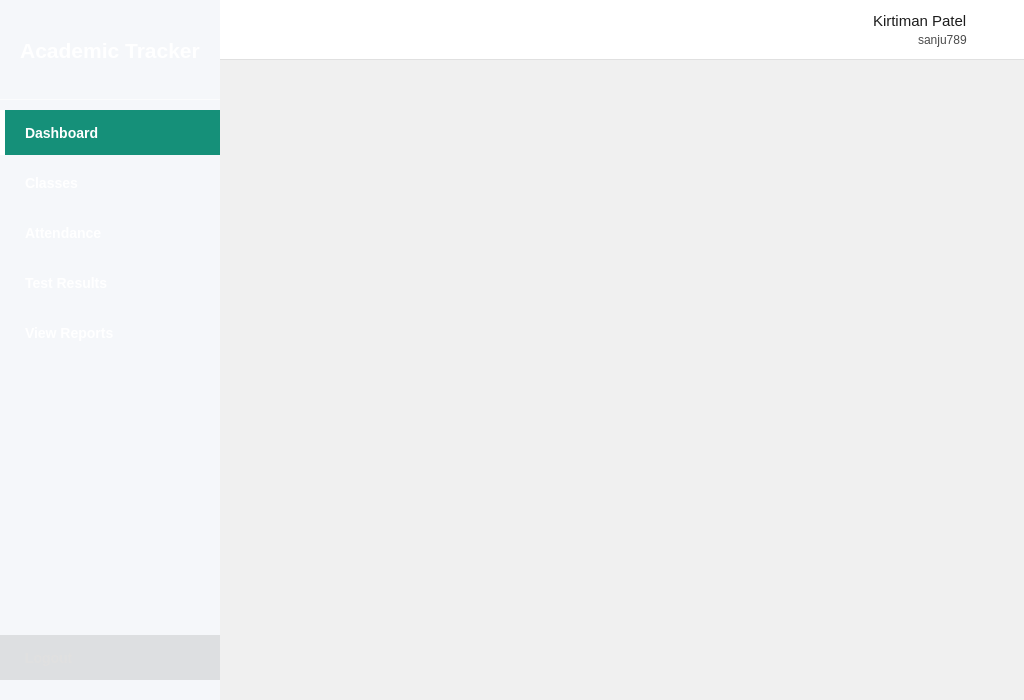
<?xml version="1.0" encoding="UTF-8"?>
<ui version="4.0">
 <class>HomeWindow</class>
 <widget class="QWidget" name="HomeWindow">
  <property name="geometry">
   <rect>
    <x>0</x>
    <y>0</y>
    <width>1024</width>
    <height>700</height>
   </rect>
  </property>
  <property name="windowTitle">
   <string>Dashboard</string>
  </property>
  <property name="styleSheet">
   <string notr="true">#HomeWindow {
   background-color: #f5f7fa;
}</string>
  </property>
  <layout class="QHBoxLayout" name="horizontalLayout">
   <property name="spacing">
    <number>0</number>
   </property>
   <property name="leftMargin">
    <number>0</number>
   </property>
   <property name="topMargin">
    <number>0</number>
   </property>
   <property name="rightMargin">
    <number>0</number>
   </property>
   <property name="bottomMargin">
    <number>0</number>
   </property>
   <item>
    <widget class="QFrame" name="sidebarFrame">
     <property name="sizePolicy">
      <sizepolicy hsizetype="Preferred" vsizetype="Preferred">
       <horstretch>0</horstretch>
       <verstretch>0</verstretch>
      </sizepolicy>
     </property>
     <property name="minimumSize">
      <size>
       <width>220</width>
       <height>0</height>
      </size>
     </property>
     <property name="maximumSize">
      <size>
       <width>220</width>
       <height>16777215</height>
      </size>
     </property>
     <property name="styleSheet">
      <string notr="true">#sidebarFrame {
    background: qlineargradient(
        x1:0, y1:0,
        x2:0, y2:1,
        stop:0 #50d5b7,
        stop:1 #067d68
    );
}

/* Base style for all sidebar buttons */
QPushButton {
    background-color: transparent;
    color: white;
    text-align: left;
    padding-left: 20px;
    border: none;
    font-size: 14px;
    font-weight: 500;
    height: 45px;
    border-left: 5px solid transparent;
	qproperty-cursor: PointingHandCursor;
}

QPushButton:hover {
    background-color: #159079;
}

QPushButton:checked {
    background-color: #159079;
    border-left: 5px solid #ffffff;
    font-weight: bold;
}</string>
     </property>
     <property name="frameShape">
      <enum>QFrame::Shape::NoFrame</enum>
     </property>
     <property name="frameShadow">
      <enum>QFrame::Shadow::Raised</enum>
     </property>
     <layout class="QVBoxLayout" name="verticalLayout">
      <property name="spacing">
       <number>0</number>
      </property>
      <property name="leftMargin">
       <number>0</number>
      </property>
      <property name="topMargin">
       <number>0</number>
      </property>
      <property name="rightMargin">
       <number>0</number>
      </property>
      <property name="bottomMargin">
       <number>20</number>
      </property>
      <item>
       <widget class="QFrame" name="logoFrame">
        <property name="minimumSize">
         <size>
          <width>0</width>
          <height>100</height>
         </size>
        </property>
        <property name="styleSheet">
         <string notr="true">#logoFrame{
	background: transparent;
	border: 1px solid transparent;
	border-bottom-color: rgba(255, 255, 255, 158)
}</string>
        </property>
        <layout class="QHBoxLayout" name="horizontalLayout_2">
         <item>
          <widget class="QLabel" name="appTitle">
           <property name="font">
            <font>
             <pointsize>16</pointsize>
             <bold>true</bold>
            </font>
           </property>
           <property name="styleSheet">
            <string notr="true">color: white;</string>
           </property>
           <property name="text">
            <string>Academic Tracker</string>
           </property>
           <property name="alignment">
            <set>Qt::AlignmentFlag::AlignCenter</set>
           </property>
          </widget>
         </item>
        </layout>
       </widget>
      </item>
      <item>
       <widget class="QStackedWidget" name="sidebarStack">
        <property name="currentIndex">
         <number>1</number>
        </property>
        <widget class="QWidget" name="studentPage">
         <layout class="QVBoxLayout" name="verticalLayout_student">
          <property name="spacing">
           <number>5</number>
          </property>
          <property name="leftMargin">
           <number>0</number>
          </property>
          <property name="topMargin">
           <number>10</number>
          </property>
          <property name="rightMargin">
           <number>0</number>
          </property>
          <property name="bottomMargin">
           <number>0</number>
          </property>
          <item>
           <widget class="QPushButton" name="btn_std_dashboard">
            <property name="cursor">
             <cursorShape>PointingHandCursor</cursorShape>
            </property>
            <property name="text">
             <string>Dashboard</string>
            </property>
            <property name="icon">
             <iconset>
              <normaloff>../icons/dashboard.png</normaloff>../icons/dashboard.png</iconset>
            </property>
            <property name="iconSize">
             <size>
              <width>20</width>
              <height>20</height>
             </size>
            </property>
            <property name="checkable">
             <bool>true</bool>
            </property>
            <property name="checked">
             <bool>true</bool>
            </property>
            <property name="autoExclusive">
             <bool>true</bool>
            </property>
           </widget>
          </item>
          <item>
           <widget class="QPushButton" name="btn_std_classes">
            <property name="cursor">
             <cursorShape>PointingHandCursor</cursorShape>
            </property>
            <property name="text">
             <string>Classes</string>
            </property>
            <property name="icon">
             <iconset>
              <normaloff>../icons/class.png</normaloff>../icons/class.png</iconset>
            </property>
            <property name="iconSize">
             <size>
              <width>20</width>
              <height>20</height>
             </size>
            </property>
            <property name="checkable">
             <bool>true</bool>
            </property>
            <property name="autoExclusive">
             <bool>true</bool>
            </property>
           </widget>
          </item>
          <item>
           <spacer name="verticalSpacer_std">
            <property name="orientation">
             <enum>Qt::Orientation::Vertical</enum>
            </property>
            <property name="sizeHint" stdset="0">
             <size>
              <width>20</width>
              <height>40</height>
             </size>
            </property>
           </spacer>
          </item>
         </layout>
        </widget>
        <widget class="QWidget" name="teacherPage">
         <layout class="QVBoxLayout" name="verticalLayout_teacher">
          <property name="spacing">
           <number>5</number>
          </property>
          <property name="leftMargin">
           <number>0</number>
          </property>
          <property name="topMargin">
           <number>10</number>
          </property>
          <property name="rightMargin">
           <number>0</number>
          </property>
          <property name="bottomMargin">
           <number>0</number>
          </property>
          <item>
           <widget class="QPushButton" name="btn_teach_dashboard">
            <property name="cursor">
             <cursorShape>PointingHandCursor</cursorShape>
            </property>
            <property name="text">
             <string>Dashboard</string>
            </property>
            <property name="icon">
             <iconset>
              <normaloff>../icons/dashboard.png</normaloff>../icons/dashboard.png</iconset>
            </property>
            <property name="iconSize">
             <size>
              <width>20</width>
              <height>20</height>
             </size>
            </property>
            <property name="checkable">
             <bool>true</bool>
            </property>
            <property name="checked">
             <bool>true</bool>
            </property>
            <property name="autoExclusive">
             <bool>true</bool>
            </property>
           </widget>
          </item>
          <item>
           <widget class="QPushButton" name="btn_teach_classes">
            <property name="cursor">
             <cursorShape>PointingHandCursor</cursorShape>
            </property>
            <property name="text">
             <string>Classes</string>
            </property>
            <property name="icon">
             <iconset>
              <normaloff>../icons/class.png</normaloff>../icons/class.png</iconset>
            </property>
            <property name="iconSize">
             <size>
              <width>20</width>
              <height>20</height>
             </size>
            </property>
            <property name="checkable">
             <bool>true</bool>
            </property>
            <property name="autoExclusive">
             <bool>true</bool>
            </property>
           </widget>
          </item>
          <item>
           <widget class="QPushButton" name="btn_teach_attendance">
            <property name="cursor">
             <cursorShape>PointingHandCursor</cursorShape>
            </property>
            <property name="text">
             <string>Attendance</string>
            </property>
            <property name="icon">
             <iconset>
              <normaloff>../icons/attendance.png</normaloff>../icons/attendance.png</iconset>
            </property>
            <property name="iconSize">
             <size>
              <width>20</width>
              <height>20</height>
             </size>
            </property>
            <property name="checkable">
             <bool>true</bool>
            </property>
            <property name="autoExclusive">
             <bool>true</bool>
            </property>
           </widget>
          </item>
          <item>
           <widget class="QPushButton" name="btn_results">
            <property name="cursor">
             <cursorShape>PointingHandCursor</cursorShape>
            </property>
            <property name="text">
             <string>Test Results</string>
            </property>
            <property name="icon">
             <iconset>
              <normaloff>../icons/test.png</normaloff>../icons/test.png</iconset>
            </property>
            <property name="iconSize">
             <size>
              <width>20</width>
              <height>20</height>
             </size>
            </property>
            <property name="checkable">
             <bool>true</bool>
            </property>
            <property name="autoExclusive">
             <bool>true</bool>
            </property>
            <property name="autoDefault">
             <bool>true</bool>
            </property>
           </widget>
          </item>
          <item>
           <widget class="QPushButton" name="btn_teach_reports">
            <property name="cursor">
             <cursorShape>PointingHandCursor</cursorShape>
            </property>
            <property name="focusPolicy">
             <enum>Qt::FocusPolicy::StrongFocus</enum>
            </property>
            <property name="text">
             <string>View Reports</string>
            </property>
            <property name="icon">
             <iconset>
              <normaloff>../icons/reports.png</normaloff>../icons/reports.png</iconset>
            </property>
            <property name="iconSize">
             <size>
              <width>20</width>
              <height>20</height>
             </size>
            </property>
            <property name="checkable">
             <bool>true</bool>
            </property>
            <property name="autoExclusive">
             <bool>true</bool>
            </property>
            <property name="autoDefault">
             <bool>true</bool>
            </property>
            <property name="default">
             <bool>false</bool>
            </property>
           </widget>
          </item>
          <item>
           <spacer name="verticalSpacer_teach">
            <property name="orientation">
             <enum>Qt::Orientation::Vertical</enum>
            </property>
            <property name="sizeHint" stdset="0">
             <size>
              <width>20</width>
              <height>40</height>
             </size>
            </property>
           </spacer>
          </item>
         </layout>
        </widget>
       </widget>
      </item>
      <item>
       <widget class="QPushButton" name="logoutButton">
        <property name="cursor">
         <cursorShape>PointingHandCursor</cursorShape>
        </property>
        <property name="styleSheet">
         <string notr="true">
QPushButton {
    background-color: rgba(0,0,0,0.1);
    color: #e0e0e0;
}
QPushButton:hover {
    background-color: #c0392b; /* Red for logout */
    color: white;
}
</string>
        </property>
        <property name="text">
         <string>Logout</string>
        </property>
        <property name="icon">
         <iconset>
          <normaloff>../icons/logout.png</normaloff>../icons/logout.png</iconset>
        </property>
        <property name="iconSize">
         <size>
          <width>20</width>
          <height>20</height>
         </size>
        </property>
       </widget>
      </item>
     </layout>
    </widget>
   </item>
   <item>
    <layout class="QVBoxLayout" name="mainContentLayout">
     <property name="spacing">
      <number>0</number>
     </property>
     <item>
      <widget class="QFrame" name="headerFrame">
       <property name="minimumSize">
        <size>
         <width>0</width>
         <height>60</height>
        </size>
       </property>
       <property name="styleSheet">
        <string notr="true">#headerFrame {
    background-color: white;
    border-bottom: 1px solid #e0e0e0;
}</string>
       </property>
       <layout class="QHBoxLayout" name="horizontalLayout_3">
        <item>
         <spacer name="horizontalSpacer">
          <property name="orientation">
           <enum>Qt::Orientation::Horizontal</enum>
          </property>
          <property name="sizeType">
           <enum>QSizePolicy::Policy::Expanding</enum>
          </property>
          <property name="sizeHint" stdset="0">
           <size>
            <width>40</width>
            <height>20</height>
           </size>
          </property>
         </spacer>
        </item>
        <item>
         <layout class="QVBoxLayout" name="verticalLayout_2">
          <property name="spacing">
           <number>0</number>
          </property>
          <item>
           <widget class="QLabel" name="nameLabel">
            <property name="sizePolicy">
             <sizepolicy hsizetype="Preferred" vsizetype="Fixed">
              <horstretch>0</horstretch>
              <verstretch>0</verstretch>
             </sizepolicy>
            </property>
            <property name="font">
             <font>
              <family>Segoe UI</family>
              <pointsize>11</pointsize>
              <italic>false</italic>
              <fontweight>DemiBold</fontweight>
             </font>
            </property>
            <property name="styleSheet">
             <string notr="true">color: rgb(29, 29, 29);
font: 600 11pt &quot;Segoe UI&quot;;</string>
            </property>
            <property name="text">
             <string>Kirtiman Patel</string>
            </property>
           </widget>
          </item>
          <item>
           <widget class="QLabel" name="usernameLabel">
            <property name="sizePolicy">
             <sizepolicy hsizetype="Fixed" vsizetype="Fixed">
              <horstretch>0</horstretch>
              <verstretch>0</verstretch>
             </sizepolicy>
            </property>
            <property name="layoutDirection">
             <enum>Qt::LayoutDirection::RightToLeft</enum>
            </property>
            <property name="styleSheet">
             <string notr="true">color: rgb(75, 75, 75);
font: 600 9pt &quot;Segoe UI&quot;;</string>
            </property>
            <property name="text">
             <string>sanju789</string>
            </property>
           </widget>
          </item>
         </layout>
        </item>
        <item>
         <widget class="QLabel" name="label_2">
          <property name="sizePolicy">
           <sizepolicy hsizetype="Fixed" vsizetype="Fixed">
            <horstretch>0</horstretch>
            <verstretch>0</verstretch>
           </sizepolicy>
          </property>
          <property name="minimumSize">
           <size>
            <width>42</width>
            <height>42</height>
           </size>
          </property>
          <property name="maximumSize">
           <size>
            <width>42</width>
            <height>42</height>
           </size>
          </property>
          <property name="text">
           <string/>
          </property>
          <property name="pixmap">
           <pixmap>../icons/pfp.png</pixmap>
          </property>
          <property name="scaledContents">
           <bool>true</bool>
          </property>
         </widget>
        </item>
       </layout>
      </widget>
     </item>
     <item>
      <widget class="QStackedWidget" name="mainContentStack">
       <property name="styleSheet">
        <string notr="true">background: rgb(240, 240, 240)</string>
       </property>
       <property name="currentIndex">
        <number>0</number>
       </property>
       <widget class="QWidget" name="pageDashboard">
        <layout class="QVBoxLayout" name="verticalLayout_3"/>
       </widget>
      </widget>
     </item>
    </layout>
   </item>
  </layout>
 </widget>
 <resources/>
 <connections/>
</ui>
